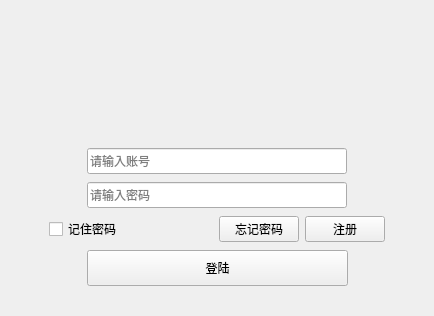
<?xml version="1.0" encoding="UTF-8"?>
<ui version="4.0">
 <class>UserLogin</class>
 <widget class="QWidget" name="UserLogin">
  <property name="geometry">
   <rect>
    <x>0</x>
    <y>0</y>
    <width>434</width>
    <height>316</height>
   </rect>
  </property>
  <property name="sizePolicy">
   <sizepolicy hsizetype="Fixed" vsizetype="Fixed">
    <horstretch>0</horstretch>
    <verstretch>0</verstretch>
   </sizepolicy>
  </property>
  <property name="windowTitle">
   <string>UserLogin</string>
  </property>
  <widget class="QWidget" name="titleWidget" native="true">
   <property name="geometry">
    <rect>
     <x>0</x>
     <y>0</y>
     <width>434</width>
     <height>104</height>
    </rect>
   </property>
   <property name="sizePolicy">
    <sizepolicy hsizetype="Expanding" vsizetype="Fixed">
     <horstretch>0</horstretch>
     <verstretch>0</verstretch>
    </sizepolicy>
   </property>
   <property name="minimumSize">
    <size>
     <width>0</width>
     <height>104</height>
    </size>
   </property>
   <property name="maximumSize">
    <size>
     <width>16777215</width>
     <height>104</height>
    </size>
   </property>
   <property name="titleSkin" stdset="0">
    <bool>true</bool>
   </property>
  </widget>
  <widget class="QWidget" name="bodyWidget" native="true">
   <property name="geometry">
    <rect>
     <x>0</x>
     <y>104</y>
     <width>434</width>
     <height>212</height>
    </rect>
   </property>
   <property name="BottomSkin" stdset="0">
    <bool>true</bool>
   </property>
   <layout class="QVBoxLayout" name="verticalLayout">
    <property name="spacing">
     <number>0</number>
    </property>
    <property name="leftMargin">
     <number>0</number>
    </property>
    <property name="topMargin">
     <number>36</number>
    </property>
    <property name="rightMargin">
     <number>0</number>
    </property>
    <property name="bottomMargin">
     <number>20</number>
    </property>
    <item>
     <layout class="QHBoxLayout" name="horizontalLayout">
      <item>
       <spacer name="horizontalSpacer">
        <property name="orientation">
         <enum>Qt::Horizontal</enum>
        </property>
        <property name="sizeHint" stdset="0">
         <size>
          <width>40</width>
          <height>20</height>
         </size>
        </property>
       </spacer>
      </item>
      <item>
       <widget class="QLineEdit" name="AccountLineEdit">
        <property name="minimumSize">
         <size>
          <width>260</width>
          <height>26</height>
         </size>
        </property>
        <property name="inputMask">
         <string/>
        </property>
        <property name="placeholderText">
         <string>请输入账号</string>
        </property>
       </widget>
      </item>
      <item>
       <spacer name="horizontalSpacer_2">
        <property name="orientation">
         <enum>Qt::Horizontal</enum>
        </property>
        <property name="sizeHint" stdset="0">
         <size>
          <width>40</width>
          <height>20</height>
         </size>
        </property>
       </spacer>
      </item>
     </layout>
    </item>
    <item>
     <layout class="QHBoxLayout" name="horizontalLayout_2">
      <item>
       <spacer name="horizontalSpacer_3">
        <property name="orientation">
         <enum>Qt::Horizontal</enum>
        </property>
        <property name="sizeHint" stdset="0">
         <size>
          <width>40</width>
          <height>20</height>
         </size>
        </property>
       </spacer>
      </item>
      <item>
       <widget class="QLineEdit" name="PasswordLineEdit">
        <property name="minimumSize">
         <size>
          <width>260</width>
          <height>26</height>
         </size>
        </property>
        <property name="placeholderText">
         <string>请输入密码</string>
        </property>
       </widget>
      </item>
      <item>
       <spacer name="horizontalSpacer_4">
        <property name="orientation">
         <enum>Qt::Horizontal</enum>
        </property>
        <property name="sizeHint" stdset="0">
         <size>
          <width>40</width>
          <height>20</height>
         </size>
        </property>
       </spacer>
      </item>
     </layout>
    </item>
    <item>
     <layout class="QHBoxLayout" name="horizontalLayout_5">
      <item>
       <spacer name="horizontalSpacer_9">
        <property name="orientation">
         <enum>Qt::Horizontal</enum>
        </property>
        <property name="sizeHint" stdset="0">
         <size>
          <width>40</width>
          <height>20</height>
         </size>
        </property>
       </spacer>
      </item>
      <item>
       <widget class="QCheckBox" name="KeepPwdCheckBox">
        <property name="minimumSize">
         <size>
          <width>164</width>
          <height>0</height>
         </size>
        </property>
        <property name="text">
         <string>记住密码</string>
        </property>
       </widget>
      </item>
      <item>
       <widget class="QPushButton" name="ForgetPwdBtn">
        <property name="text">
         <string>忘记密码</string>
        </property>
       </widget>
      </item>
      <item>
       <widget class="QPushButton" name="RegisterBtn">
        <property name="text">
         <string>注册</string>
        </property>
       </widget>
      </item>
      <item>
       <spacer name="horizontalSpacer_10">
        <property name="orientation">
         <enum>Qt::Horizontal</enum>
        </property>
        <property name="sizeHint" stdset="0">
         <size>
          <width>40</width>
          <height>20</height>
         </size>
        </property>
       </spacer>
      </item>
     </layout>
    </item>
    <item>
     <layout class="QHBoxLayout" name="horizontalLayout_6">
      <item>
       <spacer name="horizontalSpacer_12">
        <property name="orientation">
         <enum>Qt::Horizontal</enum>
        </property>
        <property name="sizeHint" stdset="0">
         <size>
          <width>40</width>
          <height>20</height>
         </size>
        </property>
       </spacer>
      </item>
      <item>
       <widget class="QPushButton" name="LoginBtn">
        <property name="sizePolicy">
         <sizepolicy hsizetype="Expanding" vsizetype="Fixed">
          <horstretch>0</horstretch>
          <verstretch>0</verstretch>
         </sizepolicy>
        </property>
        <property name="minimumSize">
         <size>
          <width>261</width>
          <height>36</height>
         </size>
        </property>
        <property name="maximumSize">
         <size>
          <width>16777215</width>
          <height>36</height>
         </size>
        </property>
        <property name="text">
         <string>登陆</string>
        </property>
       </widget>
      </item>
      <item>
       <spacer name="horizontalSpacer_11">
        <property name="orientation">
         <enum>Qt::Horizontal</enum>
        </property>
        <property name="sizeHint" stdset="0">
         <size>
          <width>40</width>
          <height>20</height>
         </size>
        </property>
       </spacer>
      </item>
     </layout>
    </item>
   </layout>
  </widget>
 </widget>
 <layoutdefault spacing="6" margin="11"/>
 <resources/>
 <connections/>
</ui>
